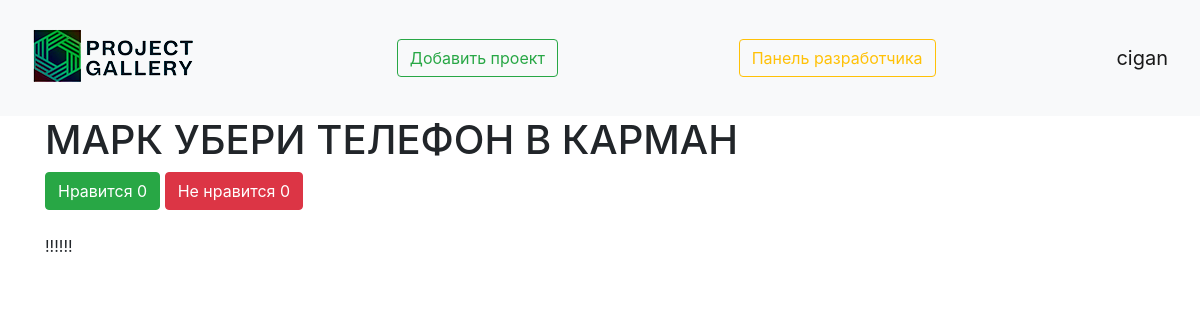
/viewing_project/15 (signed in), run on the app's committed database.
### data/user.py (models this page shows, shortened)
class User(SqlAlchemyBase, UserMixin, SerializerMixin):
    __tablename__ = 'users'
    id = sqlalchemy.Column(sqlalchemy.Integer,
                           primary_key=True, autoincrement=True)
    name = sqlalchemy.Column(sqlalchemy.String, nullable=True)
    about = sqlalchemy.Column(sqlalchemy.String, nullable=True)
    email = sqlalchemy.Column(sqlalchemy.String,
                              index=True, unique=True, nullable=True)
    hashed_password = sqlalchemy.Column(sqlalchemy.String, nullable=True)
    created_date = sqlalchemy.Column(sqlalchemy.DateTime,
                                     default=datetime.datetime.now)
    is_developer = sqlalchemy.Column(sqlalchemy.Boolean, nullable=True, default=False)
    projects = orm.relation("Projects", back_populates='user')
    likes = sqlalchemy.Column(sqlalchemy.Integer)
    dislikes = sqlalchemy.Column(sqlalchemy.Integer)

### data/projects.py (models this page shows)
class Projects(SqlAlchemyBase, SerializerMixin):
    __tablename__ = 'projects'
    id = sqlalchemy.Column(sqlalchemy.Integer,
                           primary_key=True, autoincrement=True)
    title = sqlalchemy.Column(sqlalchemy.String, nullable=True)
    content = sqlalchemy.Column(sqlalchemy.String, nullable=True)
    created_date = sqlalchemy.Column(sqlalchemy.DateTime,
                                     default=datetime.datetime.now)
    is_private = sqlalchemy.Column(sqlalchemy.Boolean, default=True)
    is_confirmed = sqlalchemy.Column(sqlalchemy.Boolean, nullable=True, default=False)
    is_deleted = sqlalchemy.Column(sqlalchemy.Boolean, nullable=True, default=False)
    image = sqlalchemy.Column()
    like = sqlalchemy.Column(sqlalchemy.Integer, default=0)
    dislike = sqlalchemy.Column(sqlalchemy.Integer, default=0)
    user_id = sqlalchemy.Column(sqlalchemy.Integer,
                                sqlalchemy.ForeignKey("users.id"))
    user = orm.relation('User')

### main.py (the view)
@app.route('/viewing_project/<int:id>', methods=['GET', 'POST'])
@login_required
def viewing_project(id):
    db_sess = db_session.create_session()
    projects = db_sess.query(Projects).filter(Projects.id == id).first()
    return render_template("viewing_project.html", projects=projects)

### data/db_session.py (called while the page is built)
def create_session() -> Session:
    global __factory
    return __factory()

### main.py (called while the page is built)
@login_manager.user_loader
def load_user(user_id):
    db_sess = db_session.create_session()
    return db_sess.query(User).get(user_id)

### templates/viewing_project.html (shortened to what this page needs)
{% extends "base.html" %}
{% block content %}
<h1>{{ projects.title }}</h1>
<div>
    <a href="/like_projects/{{ projects.id }}" class="btn btn-success">
        Нравится {{ projects.like }}
    </a>
    <a href="/dislike_projects/{{ projects.id }}" class="btn btn-danger">
        Не нравится {{ projects.dislike }}
    </a>
</div><br>
<p>{{ projects.content }}</p>
{% endblock %}

### templates/base.html (shortened to what this page needs)
<!doctype html>
<html lang="en">
<head>
    <link rel="stylesheet"
          href="https://stackpath.bootstrapcdn.com/bootstrap/4.4.1/css/bootstrap.min.css"
>
    <link rel="stylesheet" href="static/css/base.css">
</head>
<body>
<header>
    <nav class="navbar navbar-light bg-light">
        <a href="/"><img src="/static/img/small_logo2.png" alt="здесь должна была быть картинка, но не нашлась"></a>
        <a href="/projects" class="btn btn-outline-success">Добавить проект</a>
        {% if current_user.is_developer %}
        <a href="/developer_panel" class="btn btn-outline-warning">
            Панель разработчика
        </a>
        {% endif %}
        {% if current_user.is_authenticated %}
    <a class="navbar-brand" href="/user_profile">{{ current_user.name }}</a>
{% else %}
    <p>
        <a class="btn btn-primary " href="/register">Зарегистрироваться</a>
        <a class="btn btn-success" href="/login">Войти</a>
    </p>
{% endif %}
    </nav>
</header>
<main role="main" class="container">
    {% block content %}{% endblock %}
</main>
</body>
</html>

### static/css/base.css (style rules this page uses)
header { position: sticky; top: 0; }

### data on the page
User: name "cigan"
Projects: title "МАРК УБЕРИ ТЕЛЕФОН В КАРМАН", like "0", dislike "0", content "!!!!!!"
